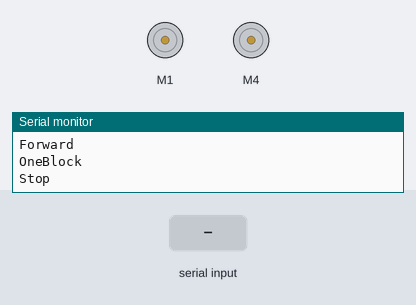
Bench run of a sketch on a simulated Arduino Uno, built with avr-gcc and run on an emulated ATmega328P. Parts: 2 × DC motor (green arrow = forward, orange = backward, longer = faster), the last lines printed to the serial monitor. The test bench sets the inputs (shaded band).

Above: at 1.7 s.
1.8 s: "turn_l\n" received over the second serial link
At 2.2 s:
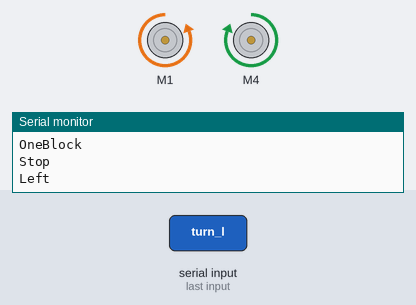
3.8 s: "move_f\n" received over the second serial link
At 5.0 s:
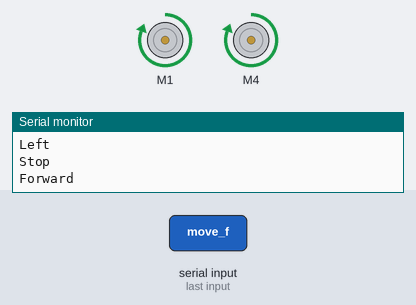
5.3 s: "move_s\n" received over the second serial link
At 6.4 s:
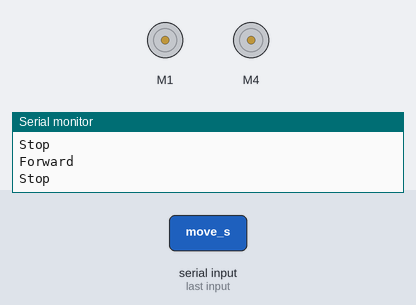
Timing chart, 0 to 8.3 s (numbered marks = the images above; inputs shaded):
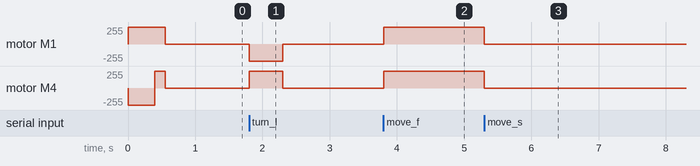

The sketch:

slave.ino
```cpp
#include <AFMotor.h>
#include <Servo.h>
#include <SoftwareSerial.h>

//motor init
AF_DCMotor motor1(1);
AF_DCMotor motor4(4);

SoftwareSerial master(A4, A5);

byte unit_TH = 20000;
byte unit_TV = 15000;
unsigned long prev_t = 0;
unsigned long curr_t = 0;

void setup() {
  Serial.begin(9600);  // Initialize serial communication for debugging
  master.begin(9600);  // Initialize communication with the master
  // Additional setup if needed
  move_f();
  move_s();
  turn_r();
  move_f();
  move_oneblock();
}

void loop() {
  // checking if serial is available
  if (master.available() > 0) {
    String incoming = master.readStringUntil('\n');  // we dont want to read the next line if we got them together do we?


    if (incoming.length() > 0) {
      switch (incoming.charAt(0)) {
        // to save time instead of matching whole string
        case 'm':
          if (incoming.startsWith("move_s")) {
            move_s();
          } else if (incoming.startsWith("move_f")) {
            move_f();
          } else if (incoming.startsWith("move_oneblock")) {
            move_oneblock();
          }
          break;
        case 't':
          if (incoming.startsWith("turn_r")) {
            turn_r();

          } else if (incoming.startsWith("turn_l")) {
            turn_l();
          }
          break;
        case 'b':
          if (incoming.startsWith("ble s")) {
            move_s();
          } else if (incoming.startsWith("ble f")) {
            move_f();
          } else if (incoming.startsWith("ble 1b")) {
            move_oneblock();
          }
          if (incoming.startsWith("ble r")) {
            turn_r();

          } else if (incoming.startsWith("ble l")) {
            turn_l();
          }
          break;

        // need to handle cases here
        default:
          // need to do something here
          break;
      }
    }
  }
}


void move_s() {
  Serial.println("Stop");
  motor1.run(RELEASE);
  motor4.run(RELEASE);
}

void move_f() {
  Serial.println("Forward");
  motor1.setSpeed(255);  // why is the rover going in max speed
  motor4.setSpeed(255);
  motor1.run(FORWARD);
  motor4.run(FORWARD);
}

void move_oneblock() {
  Serial.println("OneBlock");
  motor1.run(FORWARD);
  motor4.run(FORWARD);
  delay(unit_TV);
  move_s();
}

void turn_r() {
  Serial.println("Right");
  motor1.run(FORWARD);
  motor4.run(BACKWARD);
  delay(400);
  move_s();
  //  motor1.run(FORWARD);
  //  motor2.run(FORWARD);
  //  motor3.run(FORWARD);
  //  motor4.run(FORWARD);
}

void turn_l() {
  Serial.println("Left");
  motor1.run(BACKWARD);
  motor4.run(FORWARD);
  delay(500);  // correct??
  move_s();
  //  motor1.run(FORWARD);
  //  motor2.run(FORWARD);
  //  motor3.run(FORWARD);
  //  motor4.run(FORWARD);
}
```

Measured:
- after the input at 1.8 s, motor M1: stopped → backward 255/255 at once, → stopped 0.50 s later; motor M4: stopped → forward 255/255 at once, → stopped 0.50 s later
- after the input at 3.8 s, motor M1, motor M4: stopped → forward 255/255 at once
- after the input at 5.3 s, motor M1, motor M4: forward 255/255 → stopped at once
